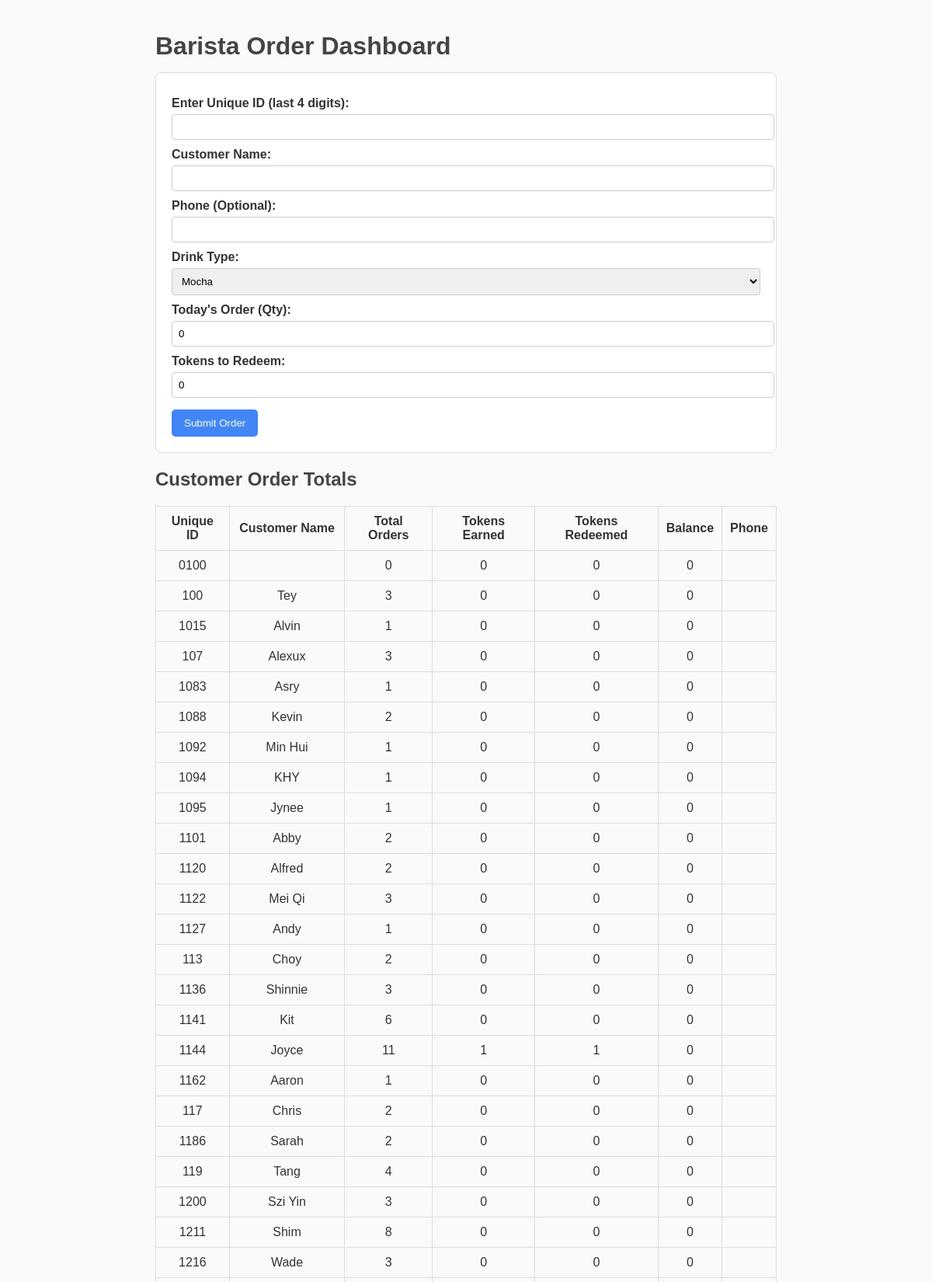
The page / (signed in, upper part) on the database its author committed.
### tables this page shows
CREATE TABLE orders (
            id INTEGER PRIMARY KEY AUTOINCREMENT,
            unique_id TEXT,
            customer_name TEXT,
            phone_number TEXT,
            drink_type TEXT,
            quantity INTEGER,
            tokens INTEGER,
            redeemed INTEGER,
            date TEXT
        , phone TEXT);

### app.py (the view, shortened to what this page needs)
@app.route("/", methods=["GET", "POST"])
def index():
    if not session.get("logged_in"):
        return redirect("/login")
    conn = sqlite3.connect(DB_NAME)
    c = conn.cursor()
    c.execute("SELECT name FROM drinks")
    drinks_list = [row[0] for row in c.fetchall()]
    message = ""
    name_options = []
    summary = None
    unique_id_input = request.form.get("unique_id", "").zfill(4) if request.method == "POST" else ""
    c.execute("""
        SELECT unique_id, MAX(customer_name), SUM(quantity), SUM(tokens), SUM(redeemed), MAX(phone)
        FROM orders GROUP BY unique_id
    """)
    totals = c.fetchall()
    conn.close()
    return render_template("index.html", drinks=drinks_list, message=message,
                           totals=totals, name_options=name_options, summary=summary)

### templates/index.html (shortened to what this page needs)
<!DOCTYPE html>
<html lang="en">
<head>
  <link rel="stylesheet" href="/static/styles.css" />
</head>
<body>
  <div class="container">
    <h1>Barista Order Dashboard</h1>
    <form method="POST">
      <label for="unique_id">Enter Unique ID (last 4 digits):</label>
      <input type="text" id="unique_id" name="unique_id" value="{{ request.form.unique_id or '' }}" required oninput="this.form.submit()" />
      {% if name_options %}
        <label for="name">Select Customer Name:</label>
        <select id="name" name="name" required>
          <option value="">--Choose--</option>
          {% for name in name_options %}
            <option value="{{ name }}" {% if request.form.name == name %}selected{% endif %}>{{ name }}</option>
          {% endfor %}
        </select>
      {% else %}
        <label for="name">Customer Name:</label>
        <input type="text" name="name" value="{{ request.form.name or '' }}" required />
      {% endif %}
      <label for="phone">Phone (Optional):</label>
      <input type="text" name="phone" value="{{ request.form.phone or '' }}" />
      <label for="drink">Drink Type:</label>
      <select id="drink" name="drink">
        {% for drink in drinks %}
          <option value="{{ drink }}" {% if request.form.drink == drink %}selected{% endif %}>{{ drink }}</option>
        {% endfor %}
      </select>
      <label for="quantity">Today's Order (Qty):</label>
      <input type="number" id="quantity" name="quantity" min="0" required value="{{ request.form.quantity or 0 }}" />
      <label for="redeemed">Tokens to Redeem:</label>
      <input type="number" id="redeemed" name="redeemed" min="0" value="{{ request.form.redeemed or 0 }}" />
      <button type="submit">Submit Order</button>
    </form>
    <h2>Customer Order Totals</h2>
    <table>
      <thead>
        <tr>
          <th>Unique ID</th>
          <th>Customer Name</th>
          <th>Total Orders</th>
          <th>Tokens Earned</th>
          <th>Tokens Redeemed</th>
          <th>Balance</th>
          <th>Phone</th>
        </tr>
      </thead>
      <tbody>
        {% for row in totals %}
        <tr>
          <td>{{ row[0] }}</td>
          <td>{{ row[1] }}</td>
          <td>{{ row[2] }}</td>
          <td>{{ row[3] }}</td>
          <td>{{ row[4] }}</td>
          <td>{{ row[3] - row[4] }}</td>
          <td>{{ row[5] }}</td>
        </tr>
        {% endfor %}
      </tbody>
    </table>
  </div>
</body>
</html>

### static/styles.css (style rules this page uses)
body { font-family: Arial, sans-serif; background-color: #fafafa; color: #333; margin: 0; padding: 0; }
.container { width: 90%; max-width: 800px; margin: auto; padding: 20px; }
h1, h2 { color: #444; margin-bottom: 15px; }
form { background: #fff; border: 1px solid #ddd; padding: 20px; border-radius: 8px; margin-bottom: 20px; }
label { display: block; margin-top: 10px; font-weight: bold; }
input, select { width: 100%; padding: 8px; margin-top: 5px; border-radius: 4px; border: 1px solid #ccc; }
button { margin-top: 15px; background-color: #4285f4; color: white; padding: 10px 16px; border: none; border-radius: 5px; cursor: pointer; }
table { width: 100%; border-collapse: collapse; margin-top: 20px; }
table, th, td { border: 1px solid #ddd; }
th, td { padding: 10px; text-align: center; }

### rows shown on the page
orders: unique "0100", row "0"
orders: unique "100", customer_name "Tey", quantity "3", row "0"
orders: unique "1015", customer_name "Alvin", quantity "1", row "0"
orders: unique "107", customer_name "Alexux", quantity "3", row "0"
orders: unique "1083", customer_name "Asry", quantity "1", row "0"
orders: unique "1088", customer_name "Kevin", quantity "2", row "0"
orders: unique "1092", customer_name "Min Hui", quantity "1", row "0"
orders: unique "1094", customer_name "KHY", quantity "1", row "0"
orders: unique "1095", customer_name "Jynee", quantity "1", row "0"
orders: unique "1101", customer_name "Abby", quantity "2", row "0"
orders: unique "1120", customer_name "Alfred", quantity "2", row "0"
orders: unique "1122", customer_name "Mei Qi", quantity "3", row "0"
orders: unique "1127", customer_name "Andy", quantity "1", row "0"
orders: unique "113", customer_name "Choy", quantity "2", row "0"
orders: unique "1136", customer_name "Shinnie", quantity "3", row "0"
orders: unique "1141", customer_name "Kit", quantity "6", row "0"
orders: unique "1144", customer_name "Joyce", quantity "11", row "1", row "0"
orders: unique "1162", customer_name "Aaron", quantity "1", row "0"
orders: unique "117", customer_name "Chris", quantity "2", row "0"
orders: unique "1186", customer_name "Sarah", quantity "2", row "0"
orders: unique "119", customer_name "Tang", quantity "4", row "0"
orders: unique "1200", customer_name "Szi Yin", quantity "3", row "0"
orders: unique "1211", customer_name "Shim", quantity "8", row "0"
orders: unique "1216", customer_name "Wade", row "3", row "0"

### other values the page prints
form field drink "Mocha"
